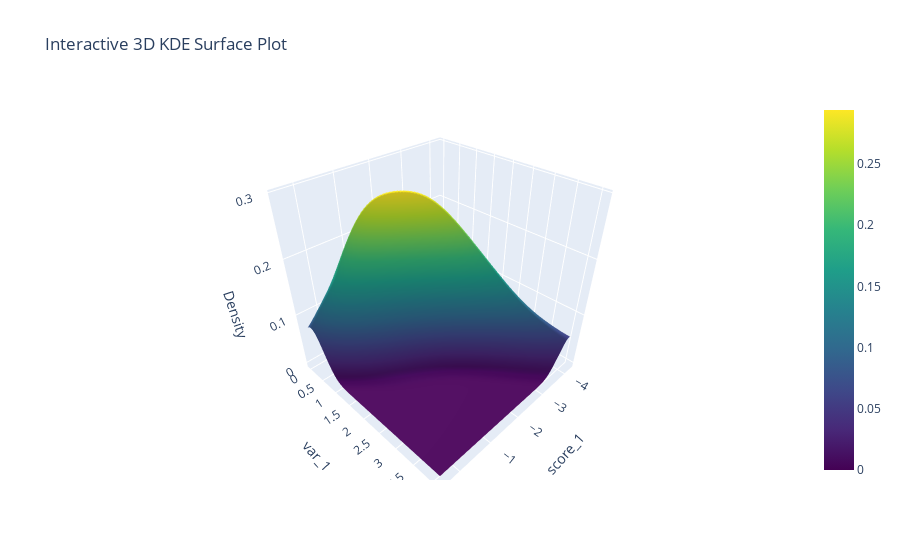

The notebook cell this image was saved under:
### Code cell
import numpy as np
import pandas as pd
import plotly.graph_objects as go
from scipy.stats import gaussian_kde

# Create a grid over which to evaluate the KDE.
x_min, x_max = df['score_1'].quantile(0.05), df['score_1'].quantile(0.99)
y_min, y_max = 0.0, df['var_1'].quantile(0.95)
x_grid = np.linspace(x_min, x_max, 100)
y_grid = np.linspace(y_min, y_max, 100)
X, Y = np.meshgrid(x_grid, y_grid)

# Prepare the data for KDE.
positions = np.vstack([X.ravel(), Y.ravel()])
values = np.vstack([df['score_1'], df['var_1']])
kde = gaussian_kde(values)
Z = np.reshape(kde(positions), X.shape)

# Create an interactive 3D surface plot using Plotly.
fig = go.Figure(data=[go.Surface(x=X, y=Y, z=Z, colorscale='Viridis')])
fig.update_layout(
    title='Interactive 3D KDE Surface Plot',
    scene=dict(
        xaxis_title='score_1',
        yaxis_title='var_1',
        zaxis_title='Density'
    )
)
fig.show()

### Figure 1 — Plotly figure (JSON) as saved in the notebook; plotly's stock layout.template omitted (floating-point values rounded to 4 significant figures; data arrays with more than 128 entries replaced by an {"elided": "..."} marker saying what was removed)
{"data": [{"colorscale": [[0, "#440154"], [0.1111, "#482878"], [0.2222, "#3e4989"], [0.3333, "#31688e"], [0.4444, "#26828e"], [0.5556, "#1f9e89"], [0.6667, "#35b779"], [0.7778, "#6ece58"], [0.8889, "#b5de2b"], [1, "#fde725"]], "type": "surface", "x": {"elided": "100x100 float values"}, "y": {"elided": "100x100 float values"}, "z": {"elided": "100x100 float values"}}], "layout": {"scene": {"xaxis": {"title": {"text": "score_1"}}, "yaxis": {"title": {"text": "var_1"}}, "zaxis": {"title": {"text": "Density"}}}, "title": {"text": "Interactive 3D KDE Surface Plot"}}}
